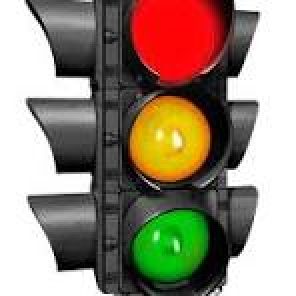
#> input picture Day58/dwn.jpeg, 148 x 148 px (shown 2 times larger)
$ python trafic.py
#> lines starting #> are read from the running program, lines starting #| are printed output that depends on the picture; after the words box and inside, x2 and y2 are one past the last pixel; in counts of white or black regions, pixels touching at a corner belong together
import cv2
import numpy as np

image = cv2.imread('dwn.jpeg')
#> image is the input picture: shape (148, 148, 3); mean B, G, R 121.1, 137.7, 150.6

if image is None:
    print("couldn't read the img")
    exit()

# cv2.imshow('orginal image',image)
# cv2.waitKey(0)
# cv2.destroyAllWindows

grey_image = cv2.cvtColor(image,cv2.COLOR_BGR2GRAY)
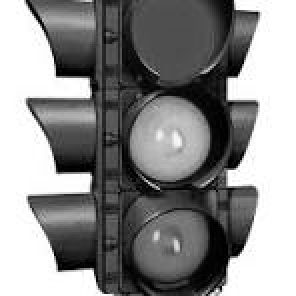
#> grey_image: shape (148, 148) (shown 2 times larger); min 0, max 255, mean 139.7

blurred_image = cv2.GaussianBlur(grey_image,(5,5),0)
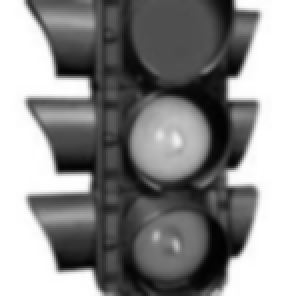
#> blurred_image: shape (148, 148) (shown 2 times larger); min 1, max 255, mean 139.6

edges = cv2.Canny(blurred_image,50,150)
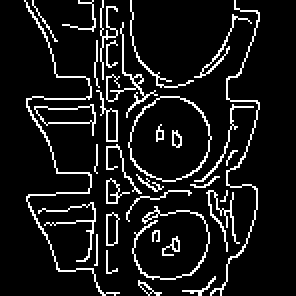
#> edges: shape (148, 148) (shown 2 times larger); 9.8% white in thin lines or dots, all inside (x1, y1, x2, y2) = (12, 0, 130, 148)

cv2.imshow('orginal image', image)
cv2.waitKey(0)

cv2.imshow('grayscale image', grey_image)
cv2.waitKey(0)

cv2.imshow('blurred image', blurred_image)
cv2.waitKey(0)

cv2.imshow('edge image', edges)
cv2.waitKey(0)

# cv2.imshow()
cv2.destroyAllWindows


# cv2.imshow("grayscale image:",grey_image)
# cv2.destroyAllWindows

$ run again, with Day58/img.jpg copied over Day58/dwn.jpeg
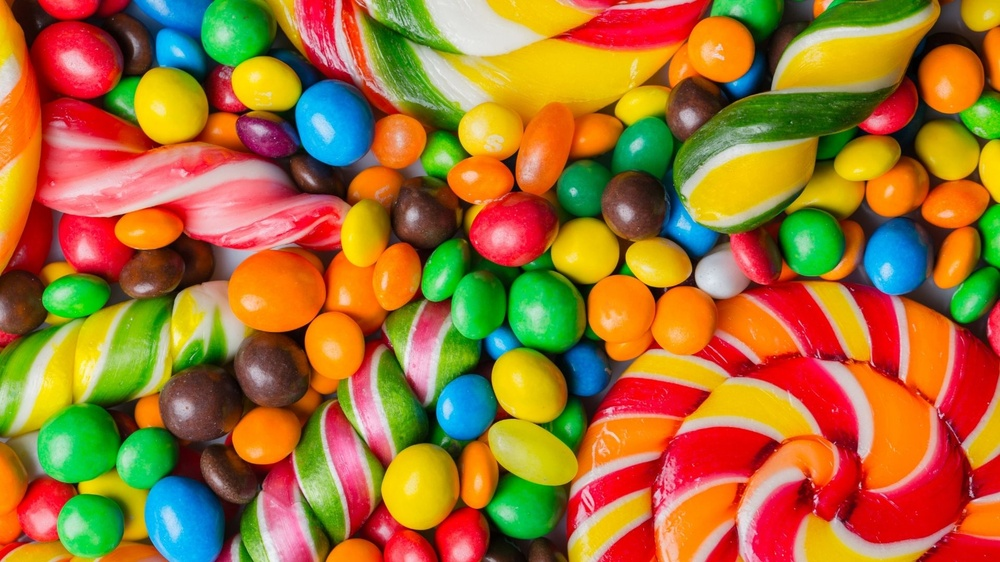
#> input picture Day58/img.jpg, 1000 x 562 px, shrunk from 1920 x 1080 before the run
#> image is the input picture: shape (562, 1000, 3); mean B, G, R 51.1, 113, 162.6
#> `grey_image = cv2.cvtColor(image,cv2.COLOR_BGR2GRAY)`:
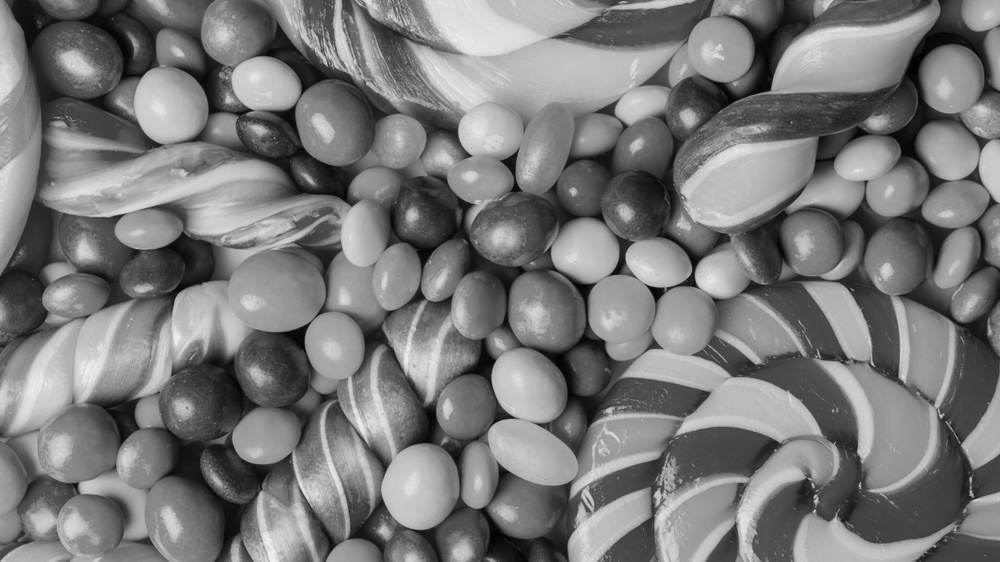
#> grey_image: shape (562, 1000); min 0, max 242, mean 120.8
#> `edges = cv2.Canny(blurred_image,50,150)`:
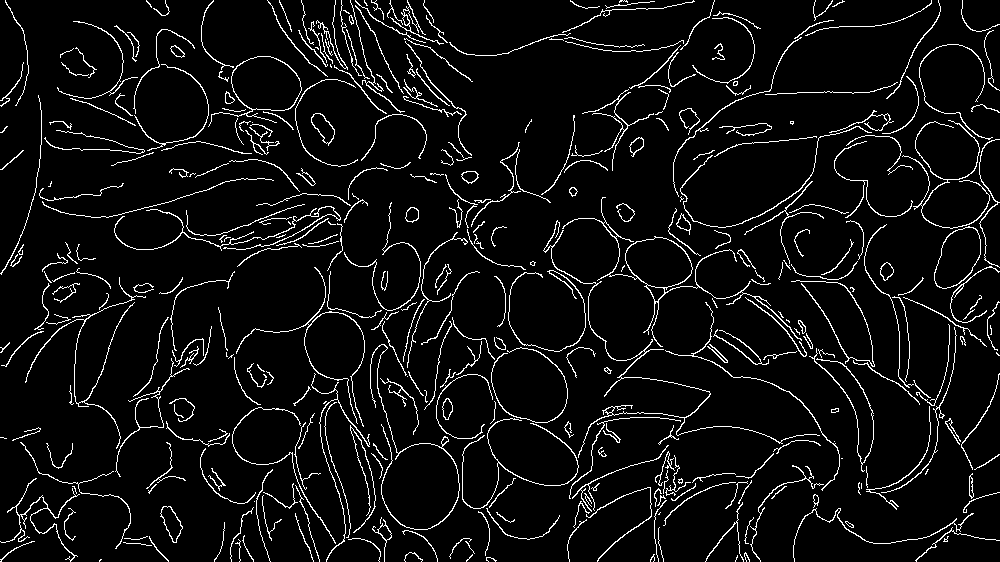
#> edges: shape (562, 1000); 6% white in thin lines or dots
